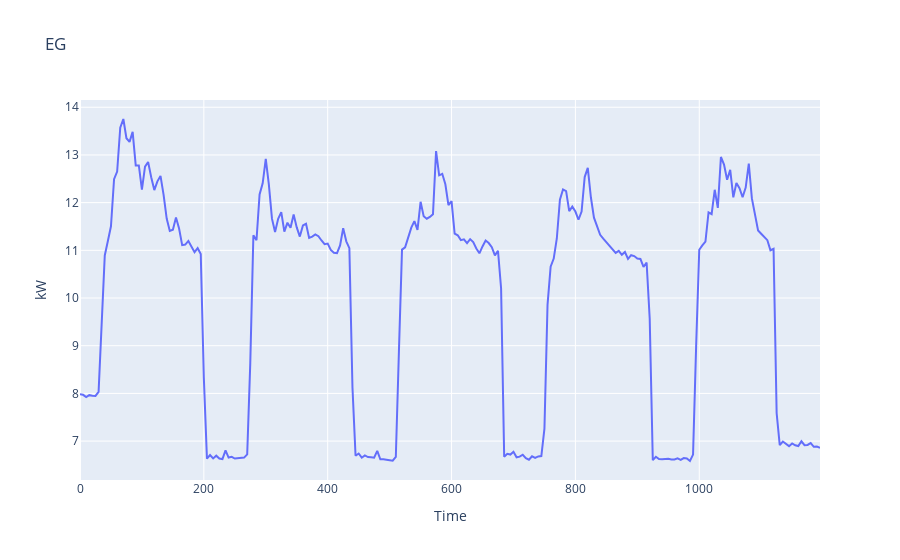

The code cell stored with this chart in its notebook:
### Code cell
px.line(
    x=eg['t'], y=eg.kw, 
    title='EG',
    labels={
        'x': 'Time',
        'y': 'kW'
    })

### Figure 1 — Plotly figure (JSON) as saved in the notebook; plotly's stock layout.template omitted (floating-point values rounded to 4 significant figures; data arrays with more than 128 entries replaced by an {"elided": "..."} marker saying what was removed)
{"data": [{"hovertemplate": "Time=%{x}<br>kW=%{y}<extra></extra>", "legendgroup": "", "line": {"color": "#636efa", "dash": "solid"}, "marker": {"symbol": "circle"}, "mode": "lines", "name": "", "orientation": "v", "showlegend": false, "type": "scatter", "x": {"elided": "240 int values"}, "xaxis": "x", "y": {"elided": "240 float values"}, "yaxis": "y"}], "layout": {"legend": {"tracegroupgap": 0}, "title": {"text": "EG"}, "xaxis": {"anchor": "y", "domain": [0, 1], "title": {"text": "Time"}}, "yaxis": {"anchor": "x", "domain": [0, 1], "title": {"text": "kW"}}}}
